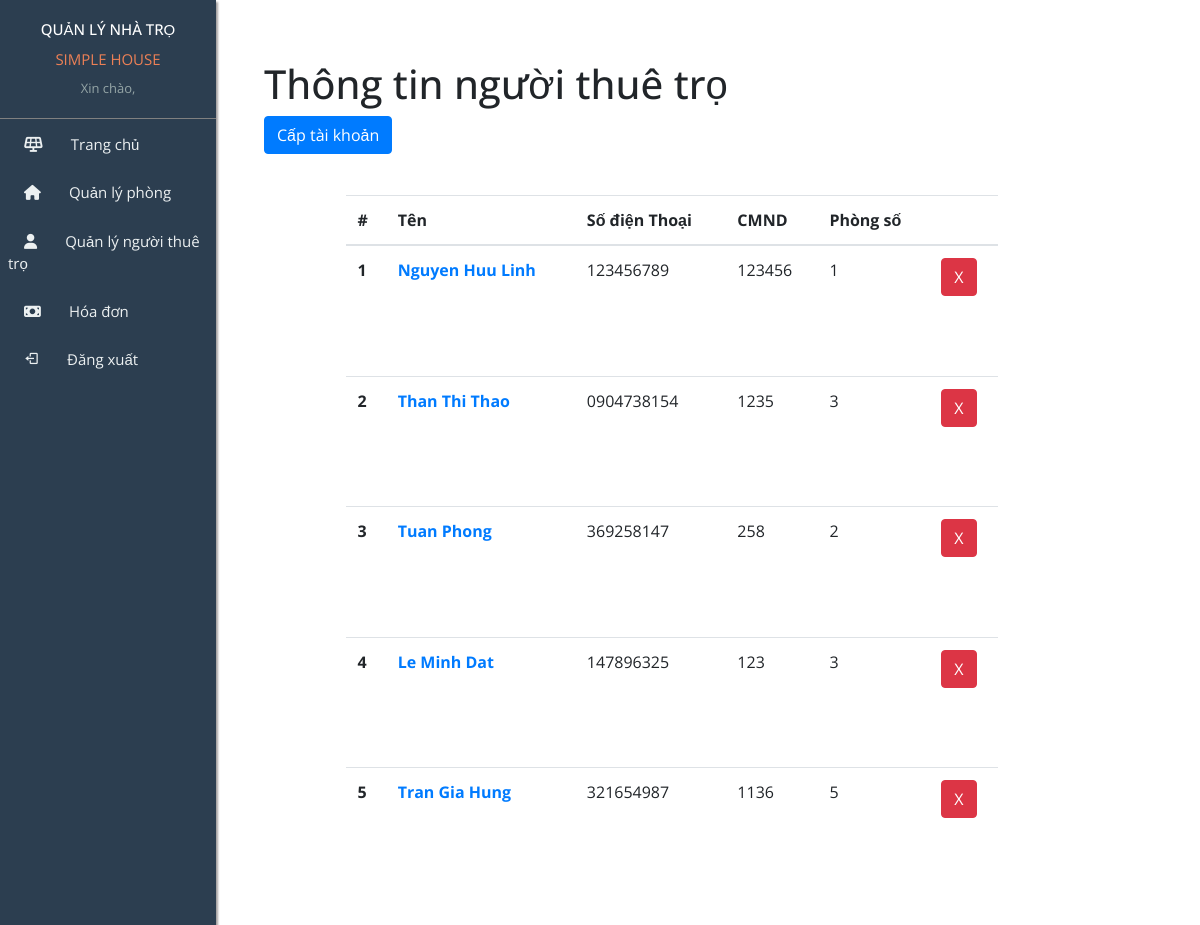
The page /user/dashboard/ on the database its author committed.
### User/models.py (models this page shows, shortened)
class Renter(models.Model):
    user = models.OneToOneField(MyUser, on_delete=models.CASCADE)
    room = models.ForeignKey(Room, related_name='renter',on_delete=models.CASCADE)
    citizen_id = models.CharField(max_length=15, null = True)

class MyUser(AbstractBaseUser, PermissionsMixin):
    username = models.CharField(max_length =255, unique=True)
    email = models.EmailField(
        verbose_name='email address',
        max_length=255,
    )
    full_name = models.CharField(max_length=255)
    phone_number = models.CharField(max_length=12, null = True)
    address = models.CharField(max_length=255, null =True)
    is_active = models.BooleanField(default=True)
    is_owner = models.BooleanField(default=False)
    objects = MyUserManager()
    USERNAME_FIELD = 'username'
    REQUIRED_FIELDS  = ['email', 'full_name']

### Room/models.py (models this page shows, shortened)
class Room(models.Model):
    class Meta:
        constraints = [
            models.CheckConstraint(check=models.Q(room_number__gte = 0,area__gte = 0,
                                                  room_price__gte = 0), name ='gte 0'),
        ]
    room_id = models.CharField(max_length=20, primary_key=True)
    room_number = models.IntegerField(unique=True)
    area = models.CharField(max_length=20)
    room_price = models.FloatField(default=0)
    status = models.BooleanField(default=False)
    description = models.CharField(max_length=250, default='')

### User/views.py (the view)
# urls.py: path('dashboard/', views.ManageRenterSite.as_view(), name = "manage_user"),
class ManageRenterSite(TemplateView):
    template_name = 'manage_renter/main.html'
    def get_context_data(self):
        context = super().get_context_data()
        context["renters"] = Renter.objects.all()
        return context

### templates/manage_renter/main.html (shortened to what this page needs)
{% extends "home/base.html" %}
{% load  static %}
{% block dashboard %}
  <H1>Thông tin người thuê trọ</H1>
  <a class="btn btn-primary" href="{% url 'user:provide_account_user' %}" role="button">Cấp tài khoản</a>
  <div class="main">
    <table class="table">
        <thead>
          <tr>
            <th scope="col">#</th>
            <th scope="col">Tên</th>
            <th scope="col">Số điện Thoại</th>
            <th scope="col">CMND</th>
            <th scope="col">Phòng số</th>
            <th scope="col"></th>
          </tr>
        </thead>
        <tbody>
          {% for renter in renters %}
          <tr>
            <th scope="row">{{forloop.counter}}</th>
            <td><a class="edit_user" href="{% url 'user:edit_renter' renter.id  %}">{{renter.user.full_name}}</a></td>
            <td>{{renter.user.phone_number}}</td>
            <td>{{renter.citizen_id}}</td>
            <td>{{renter.room.room_number}}</td>
            <td><a href="{% url 'user:delete_renter' renter.user.id  %}">
              <button type="button" class="btn btn-danger">X</button>
            </a></td>
          </tr>
          {% endfor %}
        </tbody>
      </table>
  </div>
{% endblock dashboard %}

### templates/home/base.html (shortened to what this page needs)
{% load static %}
<!doctype html>
<html lang="en">
<head>
    <link rel="stylesheet" href="https://cdn.jsdelivr.net/npm/bootstrap@4.0.0/dist/css/bootstrap.min.css">
    <link rel="stylesheet" href="{% static 'home/css/style.css' %}">
    <link rel="stylesheet" href="https://cdnjs.cloudflare.com/ajax/libs/font-awesome/6.1.1/css/all.min.css"
 />
    <link href='https://unpkg.com/boxicons@2.1.2/css/boxicons.min.css' rel='stylesheet'>
</head>
<body>
    <div class="main">
        <section class="sidebar">
            <div class="sidebar-title">
                <h2>QUẢN LÝ NHÀ TRỌ</h2>
                <div class="sidebar-name-motel">
                    SIMPLE HOUSE
                </div>
                <div class="side-name-user">
                    Xin chào, {{request.user.full_name}}
                </div>
            </div>
            <div class="sidebar-menu">
                <ul>
                    <a href="{% url 'home:dashboard' %}">
                        <li><i class="fa-solid fa-solar-panel"></i>Trang chủ</li>
                    </a>
                    <a href="{% url 'room:manage_room' %}">
                        <li><i class="fa-solid fa-house"></i>Quản lý phòng</li>
                    </a>
                    <a href="{% url 'user:manage_user' %}">
                        <li><i class="fa-solid fa-user"></i>Quản lý người thuê trọ</li>
                    </a>
                    <a href="{% url 'bill:bill_site' %}">
                        <li><i class="fa-solid fa-money-bill"></i>Hóa đơn</li>
                    </a>
                    <a href="{% url 'home:logout' %}">
                        <li><i class='bx bx-log-out'></i>Đăng xuất</li>
                    </a>
                </ul>
            </div>
        </section>
        <section class="dashboard">
            {% block dashboard %}
            {% endblock dashboard %}
        </section>
    </div>
</body>
</html>

### static/home/css/style.css (style rules this page uses)
* { margin: 0; padding: 0; box-sizing: border-box; }
html, body { width: 100%; height: 100%; --bg: #e9eef4; --color-text: #0e0e0e; --color-boder: #bcbfc2; --btn-active: #bcbfc2; font-family: 'Open Sans', sans-serif; }
a { text-decoration: none; }
li { list-style: none; }
.main { display: flex; width: 100%; height: 100vh; position: relative; }
.sidebar { width: 18%; height: 100%; font-family: 'Open Sans', sans-serif; background-color: #2c3e50; position: fixed; top: 0; left: 0; z-index: 100; box-shadow: 2px 2px 2px rgb(164, 160, 160); }
.sidebar-title { text-align: center; display: block; padding: 20px 10px; border-bottom: 1px solid gray; }
.sidebar-title h2 { font-size: 15px; color: white; }
.sidebar-title .sidebar-name-motel { font-size: 15px; margin-top: 10px; color: #ec8056; }
.sidebar-title .side-name-user { margin-top: 0.5rem; font-size: 13px; color: #95a5a6; }
.sidebar-menu ul { display: block; }
.sidebar-menu ul li { padding: 0.7rem 0.5rem; margin-top: 0.2rem; position: relative; cursor: pointer; color: #ecf0f1; font-size: 15px; }
.sidebar-menu ul li::before { position: absolute; content: ""; width: 5px; height: 100%; background-color: #ec8056; top: 0; right: 0; z-index: 2; display: none; }
.sidebar-menu ul li i { margin: 0 1.75rem 0 1rem; }
.dashboard { width: 85%; margin-left: 15%; position: relative; }

### rows shown on the page
Renter: user.full_name "Nguyen Huu Linh", user.phone_number "123456789", citizen_id "123456", room.room_number "1"
Renter: user.full_name "Than Thi Thao", user.phone_number "0904738154", citizen_id "1235", room.room_number "3"
Renter: user.full_name "Tuan Phong", user.phone_number "369258147", citizen_id "258", room.room_number "2"
Renter: user.full_name "Le Minh Dat", user.phone_number "147896325", citizen_id "123", room.room_number "3"
Renter: user.full_name "Tran Gia Hung", user.phone_number "321654987", citizen_id "1136", room.room_number "5"
